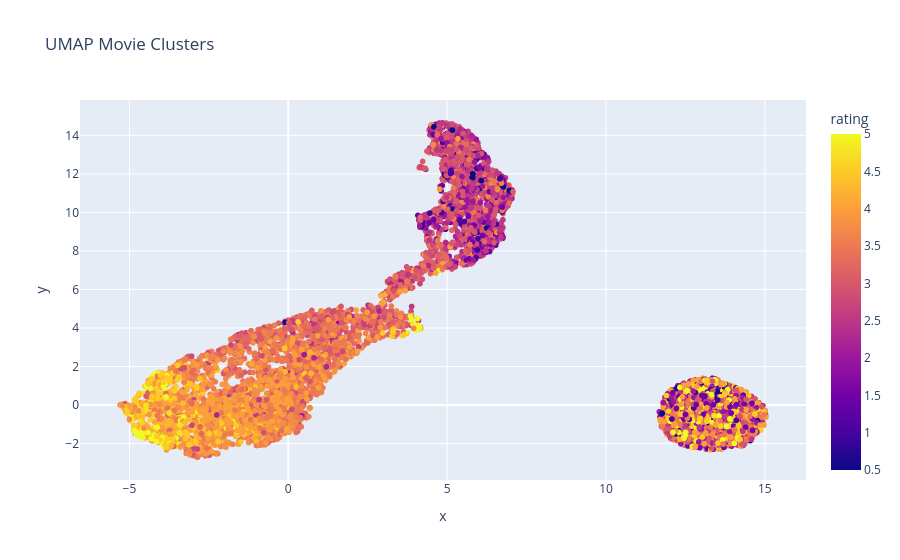

This figure's notebook cell:
### Code cell
ratings = pd.read_csv('data/ratings.csv')

embeddings_2d = umap_model.fit_transform(movie_embeddings)

avg_ratings = ratings.groupby('movieId')['rating'].mean().reset_index()

movies_with_ratings = movies.merge(avg_ratings, on='movieId', how='left')

umap_df = pd.DataFrame({
    'x': embeddings_2d[:, 0],
    'y': embeddings_2d[:, 1],
    'genre': movies_with_ratings['genres'].str.split('|').str[0],
    'title': movies_with_ratings['title'],
    'rating': movies_with_ratings['rating']
})

fig = px.scatter(
    umap_df,
    x='x',
    y='y',
    color='rating',
    hover_data=['title'],
    title="UMAP Movie Clusters"
)

fig.show()

umap_df.to_csv("data/umap.csv", index=False)

### Figure 1 — Plotly figure (JSON) as saved in the notebook; plotly's stock layout.template omitted (floating-point values rounded to 4 significant figures; data arrays with more than 128 entries replaced by an {"elided": "..."} marker saying what was removed)
{"data": [{"customdata": {"elided": "9742x1 str values"}, "hovertemplate": "x=%{x}<br>y=%{y}<br>title=%{customdata[0]}<br>rating=%{marker.color}<extra></extra>", "legendgroup": "", "marker": {"color": {"elided": "9742 float values"}, "coloraxis": "coloraxis", "symbol": "circle"}, "mode": "markers", "name": "", "showlegend": false, "type": "scattergl", "x": {"elided": "9742 float values"}, "xaxis": "x", "y": {"elided": "9742 float values"}, "yaxis": "y"}], "layout": {"coloraxis": {"colorbar": {"title": {"text": "rating"}}, "colorscale": [[0, "#0d0887"], [0.1111, "#46039f"], [0.2222, "#7201a8"], [0.3333, "#9c179e"], [0.4444, "#bd3786"], [0.5556, "#d8576b"], [0.6667, "#ed7953"], [0.7778, "#fb9f3a"], [0.8889, "#fdca26"], [1, "#f0f921"]]}, "legend": {"tracegroupgap": 0}, "title": {"text": "UMAP Movie Clusters"}, "xaxis": {"anchor": "y", "domain": [0, 1], "title": {"text": "x"}}, "yaxis": {"anchor": "x", "domain": [0, 1], "title": {"text": "y"}}}}
